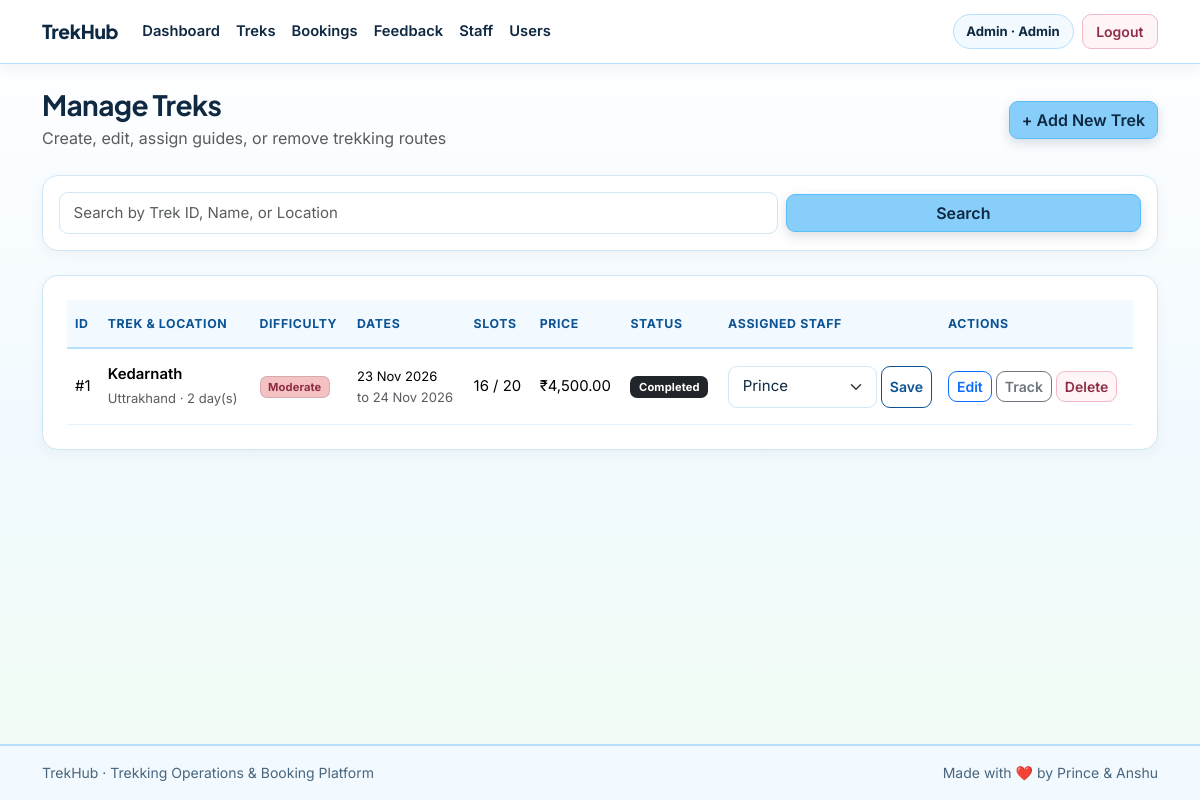
The app's page /admin/treks (signed in) with its own data.
### models/user.py (models this page shows, shortened)
class User(db.Model):
    __tablename__ = "users"
    id = db.Column(db.Integer, primary_key=True)
    name = db.Column(db.String(120), nullable=False)
    email = db.Column(db.String(150), unique=True, nullable=False, index=True)
    password_hash = db.Column(db.String(255), nullable=False)
    phone = db.Column(db.String(20), nullable=True)
    emergency_contact = db.Column(db.String(20), nullable=True)
    role = db.Column(db.String(20), nullable=False, default="user")
    experience = db.Column(db.String(200), nullable=True)
    is_approved = db.Column(db.Boolean, nullable=False, default=True)
    is_blacklisted = db.Column(db.Boolean, nullable=False, default=False)
    created_at = db.Column(db.DateTime, default=lambda: datetime.now(timezone.utc))
    assigned_treks = db.relationship("Trek", back_populates="assigned_staff", lazy=True)
    bookings = db.relationship("Booking", back_populates="user", lazy=True, cascade="all, delete-orphan")
    payments = db.relationship("Payment", back_populates="user", lazy=True, cascade="all, delete-orphan")
    reviews = db.relationship("Review", back_populates="user", lazy=True, cascade="all, delete-orphan")
    location_updates = db.relationship("LocationUpdate", back_populates="user", lazy=True, cascade="all, delete-orphan")

### models/trek.py (models this page shows, shortened)
class Trek(db.Model):
    __tablename__ = "treks"
    id = db.Column(db.Integer, primary_key=True)
    name = db.Column(db.String(150), nullable=False, index=True)
    location = db.Column(db.String(150), nullable=False, index=True)
    difficulty = db.Column(db.String(20), nullable=False, default="Moderate")
    duration_days = db.Column(db.Integer, nullable=False)
    total_slots = db.Column(db.Integer, nullable=False)
    available_slots = db.Column(db.Integer, nullable=False)
    price = db.Column(db.Float, nullable=False, default=0.0)
    assigned_staff_id = db.Column(db.Integer, db.ForeignKey("users.id"), nullable=True)
    status = db.Column(db.String(20), nullable=False, default="Pending")
    start_date = db.Column(db.Date, nullable=False)
    end_date = db.Column(db.Date, nullable=False)
    description = db.Column(db.Text, nullable=True)
    created_at = db.Column(db.DateTime, default=lambda: datetime.now(timezone.utc))
    assigned_staff = db.relationship("User", back_populates="assigned_treks")
    bookings = db.relationship("Booking", back_populates="trek", lazy=True, cascade="all, delete-orphan")
    locations = db.relationship("LocationUpdate", back_populates="trek", lazy=True, cascade="all, delete-orphan")
    reviews = db.relationship("Review", back_populates="trek", lazy=True, cascade="all, delete-orphan")

### routes/admin_routes.py (the view)
@admin_bp.route("/treks", methods=["GET"])
@role_required("admin")
def manage_treks():
    return admin_controller.manage_treks()

### controllers/admin_controller.py (called while the page is built, shortened)
def _get_clashing_trek_ids(treks):
    clashing_ids = set()
    active_assigned = [
        t for t in Trek.query.filter(
            Trek.assigned_staff_id.isnot(None),
            Trek.status != "Completed",
        ).all()
    ]
    for trek in treks:
        if not trek.assigned_staff_id or trek.status == "Completed":
            continue
    return clashing_ids

def manage_treks():
    query = request.args.get("q", "").strip()
    trek_query = Trek.query
    treks = trek_query.order_by(Trek.start_date.asc()).all()
    approved_staff = (
        User.query.filter_by(role="staff", is_approved=True, is_blacklisted=False)
        .order_by(User.name.asc())
        .all()
    )
    clashing_trek_ids = _get_clashing_trek_ids(treks)
    return render_template(
        "admin/manage_treks.html",
        treks=treks,
        approved_staff=approved_staff,
        query=query,
        clashing_trek_ids=clashing_trek_ids,
    )

### utils/helpers.py (called while the page is built)
def get_logged_in_user():
    try:
        verify_jwt_in_request(optional=True)
        identity = get_jwt_identity()
        if identity and str(identity).isdigit():
            user = User.query.get(int(identity))
            if user and not user.is_blacklisted:
                return user
    except Exception:
        return None
    return None

def format_inr(amount):
    try:
        value = float(amount)
    except (ValueError, TypeError):
        return "₹0.00"
    return f"₹{value:,.2f}"

def status_badge_class(status):
    mapping = {
        "Open": "bg-success",
        "Approved": "bg-info text-dark",
        "Pending": "bg-warning text-dark",
        "Started": "bg-primary",
        "Closed": "bg-secondary",
        "Completed": "bg-dark",
        "Booked": "bg-success",
        "Cancelled": "bg-danger",
        "Paid": "bg-success",
        "Refunded": "bg-secondary",
    }
    return mapping.get(status, "bg-secondary")

def difficulty_badge_class(difficulty):
    mapping = {
        "Easy": "bg-success",
        "Moderate": "bg-warning text-dark",
        "Hard": "bg-danger",
    }
    return mapping.get(difficulty, "bg-secondary")

### templates/admin/manage_treks.html (shortened to what this page needs)
{% extends "base.html" %} {% block title %}Manage Treks - TrekHub{% endblock %}
{% block content %}
<div
  class="d-flex flex-wrap justify-content-between align-items-center gap-2 mb-4"
>
  <div>
    <h1 class="h3 fw-bold mb-1">Manage Treks</h1>
    <p class="text-muted mb-0">
      Create, edit, assign guides, or remove trekking routes
    </p>
  </div>
  <a href="{{ url_for('admin.create_trek') }}" class="btn btn-trek"
    >+ Add New Trek</a
  >
</div>
<div class="card card-trek bg-white p-3 mb-4">
  <form
    action="{{ url_for('admin.manage_treks') }}"
    method="GET"
    class="row g-2 align-items-center"
  >
    <div class="col-md-8">
      <input
        type="text"
        class="form-control"
        name="q"
        value="{{ query }}"
        placeholder="Search by Trek ID, Name, or Location"
      />
    </div>
    <div class="col-md-4 d-flex gap-2">
      <button type="submit" class="btn btn-trek flex-grow-1">Search</button>
    </div>
  </form>
</div>
<div class="card card-trek bg-white p-4">
  {% if treks %}
  <div class="table-responsive">
    <table class="table table-hover align-middle table-trekhub mb-0">
      <thead>
        <tr>
          <th>ID</th>
          <th>Trek &amp; Location</th>
          <th>Difficulty</th>
          <th>Dates</th>
          <th>Slots</th>
          <th>Price</th>
          <th>Status</th>
          <th>Assigned Staff</th>
          <th>Actions</th>
        </tr>
      </thead>
      <tbody>
        {% for trek in treks %}
        <tr>
          <td>#{{ trek.id }}</td>
          <td>
            <div class="fw-semibold">{{ trek.name }}</div>
            <small class="text-muted"
              >{{ trek.location }} &middot; {{ trek.duration_days }}
              day(s)</small
            >
          </td>
          <td>
            <span class="badge {{ difficulty_badge_class(trek.difficulty) }}"
              >{{ trek.difficulty }}</span
            >
          </td>
          <td class="small">
            {{ trek.start_date.strftime('%d %b %Y') }}<br />
            <span class="text-muted"
              >to {{ trek.end_date.strftime('%d %b %Y') }}</span
            >
          </td>
          <td>{{ trek.available_slots }} / {{ trek.total_slots }}</td>
          <td>{{ format_inr(trek.price) }}</td>
          <td>
            <span class="badge {{ status_badge_class(trek.status) }}"
              >{{ trek.status }}</span
            >
          </td>
          <td>
            <form
              action="{{ url_for('admin.assign_staff', trek_id=trek.id) }}"
              method="POST"
              class="d-flex gap-1"
            >
              <select
                name="staff_id"
                class="form-select form-select-sm"
                style="min-width: 140px"
              >
                {% for staff in approved_staff %} {% if trek.assigned_staff_id
                == staff.id %}
                <option value="{{ staff.id }}" selected>
                  {{ staff.name }}
                </option>
                {% else %}
                <option value="{{ staff.id }}">{{ staff.name }}</option>
                {% endif %} {% endfor %}
              </select>
              <button type="submit" class="btn btn-sm btn-outline-trek">
                Save
              </button>
            </form>
          </td>
          <td>
            <div class="d-flex flex-wrap gap-1">
              <a
                href="{{ url_for('admin.edit_trek', trek_id=trek.id) }}"
                class="btn btn-sm btn-outline-primary"
                >Edit</a
              >
              <a
                href="{{ url_for('location.view_location', trek_id=trek.id) }}"
                class="btn btn-sm btn-outline-secondary"
                >Track</a
              >
              <form
                action="{{ url_for('admin.delete_trek', trek_id=trek.id) }}"
                method="POST"
                class="d-inline"
              >
                <button type="submit" class="btn btn-sm btn-outline-danger">
                  Delete
                </button>
              </form>
            </div>
          </td>
        </tr>
        {% endfor %}
      </tbody>
    </table>
  </div>
  {% else %}
  <p class="text-muted mb-0">No treks found matching your criteria.</p>
  {% endif %}
</div>
{% endblock %}

### templates/base.html (shortened to what this page needs)
<!doctype html>
<html lang="en">
  <head>
    <link
      href="https://cdn.jsdelivr.net/npm/bootstrap@5.3.3/dist/css/bootstrap.min.css"
      rel="stylesheet"
    />
    <link
      rel="stylesheet"
      href="{{ url_for('static', filename='css/style.css') }}"
    />
  </head>
  <body>
    <nav class="navbar navbar-expand-lg navbar-trekhub sticky-top">
      <div class="container">
        <a
          class="navbar-brand d-flex align-items-center gap-2"
          href="{{ url_for('index') }}"
        >
          <span>TrekHub</span>
        </a>
        <div class="collapse navbar-collapse" id="trekhubNavbar">
          <ul class="navbar-nav me-auto mb-2 mb-lg-0">
            {% if current_user %} {% if current_user.role == 'admin' %}
            <li class="nav-item">
              <a class="nav-link" href="{{ url_for('admin.dashboard') }}"
                >Dashboard</a
              >
            </li>
            <li class="nav-item">
              <a class="nav-link" href="{{ url_for('admin.manage_treks') }}"
                >Treks</a
              >
            </li>
            <li class="nav-item">
              <a class="nav-link" href="{{ url_for('admin.all_bookings') }}"
                >Bookings</a
              >
            </li>
            <li class="nav-item">
              <a
                class="nav-link"
                href="{{ url_for('admin.completed_feedback') }}"
                >Feedback</a
              >
            </li>
            <li class="nav-item">
              <a class="nav-link" href="{{ url_for('admin.manage_staff') }}"
                >Staff</a
              >
            </li>
            <li class="nav-item">
              <a class="nav-link" href="{{ url_for('admin.manage_users') }}"
                >Users</a
              >
            </li>
            {% endif %} {% endif %}
          </ul>
          <div class="d-flex flex-wrap align-items-center gap-2">
            {% if current_user %}
            <span class="user-pill"
              >{{ current_user.name }} &middot; {{ current_user.role|capitalize
              }}</span
            >
            <a
              href="{{ url_for('auth.logout') }}"
              class="btn btn-sm btn-outline-light"
              >Logout</a
            >
            {% endif %}
          </div>
        </div>
      </div>
    </nav>
    <main class="container py-4">
       {% block content %}{% endblock %}
    </main>
    <footer class="footer-trekhub py-3 mt-auto">
      <div
        class="container d-flex flex-wrap justify-content-between align-items-center gap-2"
      >
        <span>TrekHub &middot; Trekking Operations &amp; Booking Platform</span>
        <span>Made with ❤️ by Prince & Anshu</span>
      </div>
    </footer>
  </body>
</html>

### static/css/style.css (style rules this page uses)
:root { --trek-sky: #87cefa; --trek-sky-bright: #5bbcf7; --trek-sky-deep: #0b5394; --trek-sky-soft: #dff2ff; --trek-sky-pale: #f2faff; --trek-sky-border: #b6e0fe; --trek-pink: #f4c2c2; --trek-pink-deep: #8f2d46; --trek-pink-soft: #fde4e8; --trek-pink-pale: #fff5f7; --trek-pink-border: #f5b8c6; --trek-green: #b7ebbd; --trek-green-deep: #1b5e2a; --trek-green-soft: #dcf7df; --trek-green-pale: #f1fcf2; --trek-green-border: #9fe0a8; --trek-white: #ffffff; --trek-bg: #f7fcff; --trek-ink: #0f2942; --trek-muted: #49657d; --trek-border: #cfe7f7; --trek-border-soft: #e3f2fc; }
body { background: linear-gradient( 180deg, var(--trek-white) 0%, var(--trek-sky-pale) 55%, var(--trek-green-pale) 100% ); color: var(--trek-ink); min-height: 100vh; display: flex; flex-direction: column; font-family: "Inter", system-ui, -apple-system, "Segoe UI", Roboto, sans-serif; -webkit-font-smoothing: antialiased; line-height: 1.6; }
h1, h2, h3, h4, h5, h6, .navbar-brand { font-family: "Plus Jakarta Sans", "Inter", system-ui, sans-serif; letter-spacing: -0.02em; }
main { flex: 1; }
a { color: var(--trek-sky-deep); transition: color 0.16s ease; }
.navbar-trekhub { background-color: var(--trek-white); border-bottom: 1.5px solid var(--trek-sky-border); box-shadow: 0 4px 16px rgba(15, 41, 66, 0.06); padding-block: 0.7rem !important; }
.navbar-trekhub .navbar-brand { font-weight: 800; font-size: 1.2rem; letter-spacing: -0.015em; color: var(--trek-ink); }
.navbar-trekhub .nav-link { color: var(--trek-ink); font-size: 0.92rem; font-weight: 600; padding: 0.45rem 0.85rem; border-radius: 8px; transition: background-color 0.16s ease, color 0.16s ease; }
.user-pill { font-size: 0.82rem; font-weight: 700; color: var(--trek-ink); background-color: var(--trek-sky-pale); border: 1px solid var(--trek-sky-border); padding: 0.36rem 0.8rem; border-radius: 999px; white-space: nowrap; }
.navbar-trekhub .btn-outline-light { color: var(--trek-pink-deep); border: 1.5px solid var(--trek-pink-border); background-color: var(--trek-pink-pale); padding: 0.36rem 0.85rem; }
.btn { border-radius: 9px; font-weight: 600; transition: all 0.16s ease; }
.btn-trek { background-color: var(--trek-sky); border: 1.5px solid var(--trek-sky-bright); color: var(--trek-ink); box-shadow: 0 4px 12px rgba(15, 41, 66, 0.16); }
.btn-outline-trek { background-color: var(--trek-white); border: 1.5px solid var(--trek-sky-deep); color: var(--trek-sky-deep); }
.btn-outline-danger { border: 1.5px solid var(--trek-pink-border); color: var(--trek-pink-deep); background-color: var(--trek-pink-pale); }
.card-trek { background-color: var(--trek-white); color: var(--trek-ink); border: 1px solid var(--trek-border); border-radius: 16px; box-shadow: 0 4px 14px rgba(15, 41, 66, 0.05); transition: transform 0.18s ease, box-shadow 0.18s ease, border-color 0.18s ease; }
.form-control, .form-select { background-color: var(--trek-white); border-radius: 9px; border: 1px solid var(--trek-border); padding: 0.55rem 0.85rem; font-size: 0.94rem; color: var(--trek-ink); }
.table-trekhub { font-size: 0.93rem; }
.table-trekhub thead th { background-color: var(--trek-sky-pale); color: var(--trek-sky-deep); font-weight: 700; font-size: 0.77rem; text-transform: uppercase; letter-spacing: 0.05em; border-bottom: 2px solid var(--trek-sky-border); padding-block: 0.85rem; }
.table-trekhub tbody td { padding-block: 0.85rem; border-color: var(--trek-border-soft); }
.badge { border-radius: 7px; padding: 0.4em 0.68em; font-weight: 700; letter-spacing: 0.01em; }
.badge.bg-primary, .badge.bg-info, .badge.bg-success, .badge.bg-warning, .badge.bg-secondary, .badge.bg-dark { border: 1px solid rgba(15, 41, 66, 0.14); }
.badge.bg-warning { background-color: var(--trek-pink) !important; color: var(--trek-pink-deep) !important; }
.footer-trekhub { background-color: var(--trek-sky-pale); color: var(--trek-muted); border-top: 2px solid var(--trek-sky-border); font-size: 0.875rem; }

### records on screen
User: name "Admin", role "Admin"
Trek: id "1", name "Kedarnath", location "Uttrakhand", duration_days "2", difficulty "Moderate", start_date "23 Nov 2026", end_date "24 Nov 2026", available_slots "16", total_slots "20", price "₹4,500.00", status "Completed"

### other values on screen
form field staff_id "Prince"
